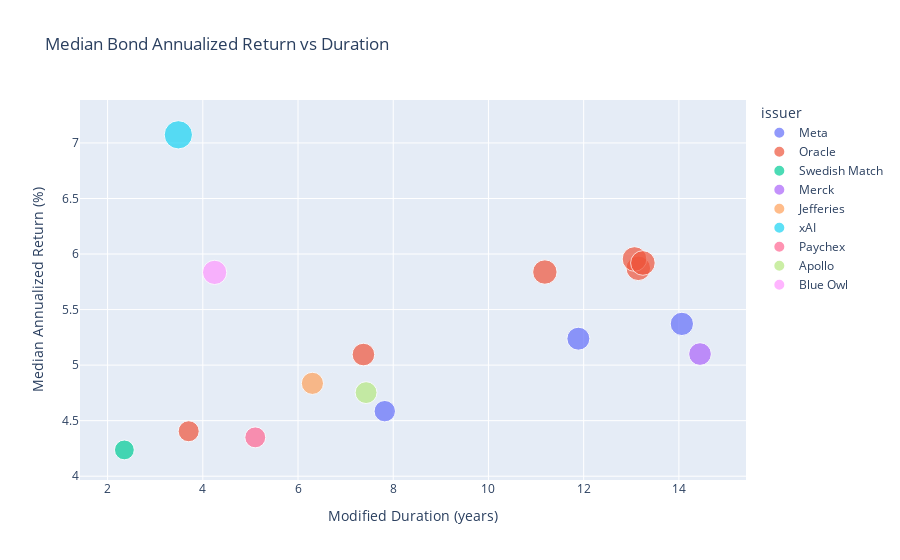

This figure's notebook cell:
### Code cell
# Chart 2: Median annualized return vs duration
fig = px.scatter(
    df,
    x="mod_dur_yrs",
    y="bond_ann_median%",
    color="issuer",
    size="ytm%",
    hover_data=["bond", "coupon%", "ytm%", "ttm_years", "price_per_100"],
    title="Median Bond Annualized Return vs Duration",
)
fig.update_layout(xaxis_title="Modified Duration (years)", yaxis_title="Median Annualized Return (%)")
fig.show()

### Figure 1 — Plotly figure (JSON) as saved in the notebook; plotly's stock layout.template omitted (floating-point values rounded to 4 significant figures)
{"data": [{"customdata": [["META 5.625 2055-11-15", 5.625, 5.95, 29.78, 95.48], ["META 5.5 2045-11-15", 5.5, 5.78, 19.78, 96.71], ["META 4.875 2035-11-15", 4.875, 5.02, 9.781, 98.87]], "hovertemplate": "issuer=Meta<br>mod_dur_yrs=%{x}<br>bond_ann_median%=%{y}<br>ytm%=%{customdata[2]}<br>bond=%{customdata[0]}<br>coupon%=%{customdata[1]}<br>ttm_years=%{customdata[3]}<br>price_per_100=%{customdata[4]}<extra></extra>", "legendgroup": "Meta", "marker": {"color": "#636efa", "size": [5.95, 5.78, 5.02], "sizemode": "area", "sizeref": 0.0219, "symbol": "circle"}, "mode": "markers", "name": "Meta", "orientation": "v", "showlegend": true, "type": "scatter", "x": [14.06, 11.89, 7.822], "xaxis": "x", "y": [5.371, 5.238, 4.585], "yaxis": "y"}, {"customdata": [["ORCL 5.95 2055-09-26", 5.95, 6.62, 29.64, 91.36], ["ORCL 6.0 2055-08-03", 6, 6.68, 29.49, 91.29], ["ORCL 5.875 2045-09-26", 5.875, 6.53, 19.64, 92.83], ["ORCL 5.2 2035-09-26", 5.2, 5.61, 9.641, 97.01], ["ORCL 5.375 2054-09-27", 5.375, 6.64, 28.64, 83.91], ["ORCL 2.95 2030-04-01", 2.95, 4.85, 4.153, 93.17]], "hovertemplate": "issuer=Oracle<br>mod_dur_yrs=%{x}<br>bond_ann_median%=%{y}<br>ytm%=%{customdata[2]}<br>bond=%{customdata[0]}<br>coupon%=%{customdata[1]}<br>ttm_years=%{customdata[3]}<br>price_per_100=%{customdata[4]}<extra></extra>", "legendgroup": "Oracle", "marker": {"color": "#EF553B", "size": [6.62, 6.68, 6.53, 5.61, 6.64, 4.85], "sizemode": "area", "sizeref": 0.0219, "symbol": "circle"}, "mode": "markers", "name": "Oracle", "orientation": "v", "showlegend": true, "type": "scatter", "x": [13.15, 13.07, 11.18, 7.374, 13.24, 3.704], "xaxis": "x", "y": [5.872, 5.955, 5.838, 5.095, 5.92, 4.405], "yaxis": "y"}, {"customdata": [["SWMA 4.0 2028-05-31", 4, 4.3, 2.321, 99.3]], "hovertemplate": "issuer=Swedish Match<br>mod_dur_yrs=%{x}<br>bond_ann_median%=%{y}<br>ytm%=%{customdata[2]}<br>bond=%{customdata[0]}<br>coupon%=%{customdata[1]}<br>ttm_years=%{customdata[3]}<br>price_per_100=%{customdata[4]}<extra></extra>", "legendgroup": "Swedish Match", "marker": {"color": "#00cc96", "size": [4.3], "sizemode": "area", "sizeref": 0.0219, "symbol": "circle"}, "mode": "markers", "name": "Swedish Match", "orientation": "v", "showlegend": true, "type": "scatter", "x": [2.353], "xaxis": "x", "y": [4.237], "yaxis": "y"}, {"customdata": [["MRK 5.55 2055-12-04", 5.55, 5.63, 29.83, 98.85]], "hovertemplate": "issuer=Merck<br>mod_dur_yrs=%{x}<br>bond_ann_median%=%{y}<br>ytm%=%{customdata[2]}<br>bond=%{customdata[0]}<br>coupon%=%{customdata[1]}<br>ttm_years=%{customdata[3]}<br>price_per_100=%{customdata[4]}<extra></extra>", "legendgroup": "Merck", "marker": {"color": "#ab63fa", "size": [5.63], "sizemode": "area", "sizeref": 0.0219, "symbol": "circle"}, "mode": "markers", "name": "Merck", "orientation": "v", "showlegend": true, "type": "scatter", "x": [14.44], "xaxis": "x", "y": [5.1], "yaxis": "y"}, {"customdata": [["JEF 6.2 2034-04-14", 6.2, 5.39, 8.189, 105.2]], "hovertemplate": "issuer=Jefferies<br>mod_dur_yrs=%{x}<br>bond_ann_median%=%{y}<br>ytm%=%{customdata[2]}<br>bond=%{customdata[0]}<br>coupon%=%{customdata[1]}<br>ttm_years=%{customdata[3]}<br>price_per_100=%{customdata[4]}<extra></extra>", "legendgroup": "Jefferies", "marker": {"color": "#FFA15A", "size": [5.39], "sizemode": "area", "sizeref": 0.0219, "symbol": "circle"}, "mode": "markers", "name": "Jefferies", "orientation": "v", "showlegend": true, "type": "scatter", "x": [6.303], "xaxis": "x", "y": [4.836], "yaxis": "y"}, {"customdata": [["XAI 12.5 2030-06-30", 12.5, 8.76, 4.4, 113.7]], "hovertemplate": "issuer=xAI<br>mod_dur_yrs=%{x}<br>bond_ann_median%=%{y}<br>ytm%=%{customdata[2]}<br>bond=%{customdata[0]}<br>coupon%=%{customdata[1]}<br>ttm_years=%{customdata[3]}<br>price_per_100=%{customdata[4]}<extra></extra>", "legendgroup": "xAI", "marker": {"color": "#19d3f3", "size": [8.76], "sizemode": "area", "sizeref": 0.0219, "symbol": "circle"}, "mode": "markers", "name": "xAI", "orientation": "v", "showlegend": true, "type": "scatter", "x": [3.486], "xaxis": "x", "y": [7.073], "yaxis": "y"}, {"customdata": [["PAYX 5.35 2032-04-15", 5.35, 4.79, 6.195, 102.9]], "hovertemplate": "issuer=Paychex<br>mod_dur_yrs=%{x}<br>bond_ann_median%=%{y}<br>ytm%=%{customdata[2]}<br>bond=%{customdata[0]}<br>coupon%=%{customdata[1]}<br>ttm_years=%{customdata[3]}<br>price_per_100=%{customdata[4]}<extra></extra>", "legendgroup": "Paychex", "marker": {"color": "#FF6692", "size": [4.79], "sizemode": "area", "sizeref": 0.0219, "symbol": "circle"}, "mode": "markers", "name": "Paychex", "orientation": "v", "showlegend": true, "type": "scatter", "x": [5.102], "xaxis": "x", "y": [4.35], "yaxis": "y"}, {"customdata": [["APO 5.15 2035-08-12", 5.15, 5.23, 9.518, 99.41]], "hovertemplate": "issuer=Apollo<br>mod_dur_yrs=%{x}<br>bond_ann_median%=%{y}<br>ytm%=%{customdata[2]}<br>bond=%{customdata[0]}<br>coupon%=%{customdata[1]}<br>ttm_years=%{customdata[3]}<br>price_per_100=%{customdata[4]}<extra></extra>", "legendgroup": "Apollo", "marker": {"color": "#B6E880", "size": [5.23], "sizemode": "area", "sizeref": 0.0219, "symbol": "circle"}, "mode": "markers", "name": "Apollo", "orientation": "v", "showlegend": true, "type": "scatter", "x": [7.43], "xaxis": "x", "y": [4.753], "yaxis": "y"}, {"customdata": [["BOWL ~6 2031-01-23", 6, 6.47, 4.97, 98.02]], "hovertemplate": "issuer=Blue Owl<br>mod_dur_yrs=%{x}<br>bond_ann_median%=%{y}<br>ytm%=%{customdata[2]}<br>bond=%{customdata[0]}<br>coupon%=%{customdata[1]}<br>ttm_years=%{customdata[3]}<br>price_per_100=%{customdata[4]}<extra></extra>", "legendgroup": "Blue Owl", "marker": {"color": "#FF97FF", "size": [6.47], "sizemode": "area", "sizeref": 0.0219, "symbol": "circle"}, "mode": "markers", "name": "Blue Owl", "orientation": "v", "showlegend": true, "type": "scatter", "x": [4.248], "xaxis": "x", "y": [5.835], "yaxis": "y"}], "layout": {"legend": {"itemsizing": "constant", "title": {"text": "issuer"}, "tracegroupgap": 0}, "title": {"text": "Median Bond Annualized Return vs Duration"}, "xaxis": {"anchor": "y", "domain": [0, 1], "title": {"text": "Modified Duration (years)"}}, "yaxis": {"anchor": "x", "domain": [0, 1], "title": {"text": "Median Annualized Return (%)"}}}}
